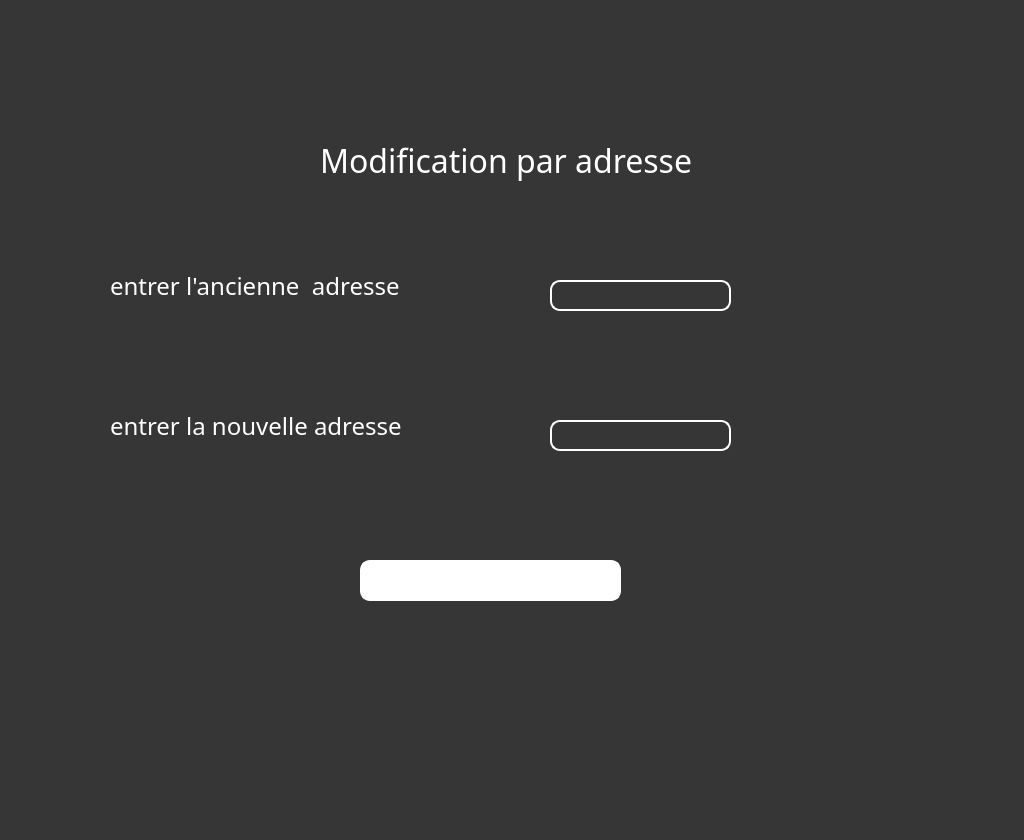
<?xml version="1.0" encoding="UTF-8"?>
<ui version="4.0">
 <class>modifier_adresse</class>
 <widget class="QWidget" name="modifier_adresse">
  <property name="geometry">
   <rect>
    <x>0</x>
    <y>0</y>
    <width>1024</width>
    <height>840</height>
   </rect>
  </property>
  <property name="windowTitle">
   <string>Form</string>
  </property>
  <property name="styleSheet">
   <string notr="true">background-color: qlineargradient(spread:repeat, x1:0, y1:0, x2:1, y2:0, stop:0 rgba(18, 178, 255, 254), stop:1 rgba(255, 255, 255, 255));
background-image: url(:/ressources/23.jpg);
background-color: rgb(54, 54, 54);
color: rgb(255, 255, 255);</string>
  </property>
  <widget class="QLabel" name="label">
   <property name="geometry">
    <rect>
     <x>110</x>
     <y>270</y>
     <width>361</width>
     <height>31</height>
    </rect>
   </property>
   <property name="font">
    <font>
     <family>Bahnschrift SemiLight</family>
     <pointsize>18</pointsize>
    </font>
   </property>
   <property name="styleSheet">
    <string notr="true">background:transparent;
color: rgb(255, 255, 255);

border-radius:10px</string>
   </property>
   <property name="text">
    <string>entrer l'ancienne  adresse</string>
   </property>
  </widget>
  <widget class="QPushButton" name="modifadresse">
   <property name="geometry">
    <rect>
     <x>360</x>
     <y>560</y>
     <width>261</width>
     <height>41</height>
    </rect>
   </property>
   <property name="font">
    <font>
     <family>Bahnschrift SemiLight</family>
     <pointsize>16</pointsize>
    </font>
   </property>
   <property name="styleSheet">
    <string notr="true">color: rgb(54, 54, 54);
background-color: rgb(255, 255, 255);


color: rgb(255, 255, 255);
border:2px solid white;
border-radius:10px</string>
   </property>
   <property name="text">
    <string>modifier</string>
   </property>
  </widget>
  <widget class="QLineEdit" name="lmodifadresse">
   <property name="geometry">
    <rect>
     <x>550</x>
     <y>280</y>
     <width>181</width>
     <height>31</height>
    </rect>
   </property>
   <property name="font">
    <font>
     <pointsize>12</pointsize>
    </font>
   </property>
   <property name="styleSheet">
    <string notr="true">background:transparent;
color: rgb(255, 255, 255);
border:2px solid white;
border-radius:10px</string>
   </property>
  </widget>
  <widget class="QLabel" name="label_2">
   <property name="geometry">
    <rect>
     <x>110</x>
     <y>390</y>
     <width>371</width>
     <height>71</height>
    </rect>
   </property>
   <property name="font">
    <font>
     <family>Bahnschrift SemiLight</family>
     <pointsize>18</pointsize>
    </font>
   </property>
   <property name="styleSheet">
    <string notr="true">background:transparent;
color: rgb(255, 255, 255);

border-radius:10px</string>
   </property>
   <property name="text">
    <string>entrer la nouvelle adresse</string>
   </property>
  </widget>
  <widget class="QLineEdit" name="lineEdit">
   <property name="geometry">
    <rect>
     <x>550</x>
     <y>420</y>
     <width>181</width>
     <height>31</height>
    </rect>
   </property>
   <property name="font">
    <font>
     <pointsize>12</pointsize>
    </font>
   </property>
   <property name="styleSheet">
    <string notr="true">background:transparent;
color: rgb(255, 255, 255);
border:2px solid white;
border-radius:10px</string>
   </property>
  </widget>
  <widget class="QLabel" name="label_3">
   <property name="geometry">
    <rect>
     <x>320</x>
     <y>140</y>
     <width>371</width>
     <height>41</height>
    </rect>
   </property>
   <property name="font">
    <font>
     <family>Agency FB</family>
     <pointsize>24</pointsize>
    </font>
   </property>
   <property name="styleSheet">
    <string notr="true">background:transparent;
color: rgb(255, 255, 255);

border-radius:10px</string>
   </property>
   <property name="text">
    <string>Modification par adresse</string>
   </property>
  </widget>
 </widget>
 <resources>
  <include location="ressources.qrc"/>
 </resources>
 <connections/>
</ui>
